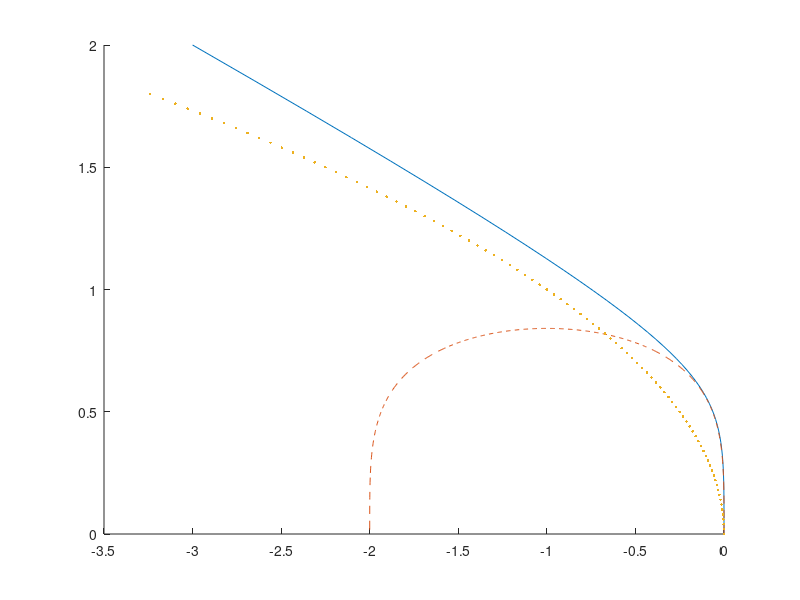

The MATLAB script that drew this image:
% Stability domain of second order extrapolated BDF scheme

% Copyright 2001 P. Wesseling
% This program and its subprograms may be freely used, modified and distributed
% under the GNU General Public License: http://www.gnu.org/copyleft/gpl.html

% Theory is given in Section 5.8 of
% 	P. Wesseling: Principles of Computational Fluid Dynamics
% 	Springer, Heidelberg, 2000 ISBN 3-5453-0. XII, 642 pp.
% See http://ta.twi.tudelft.nl/nw/users/wesseling/cfdbook.html

% This program generates Fig. 5.7  in the book

figure(1), clf, hold on

		% Plot of stability domain
theta = 0:0.01:0.5; theta = theta*pi;
a = (6*cos(theta)-9)./(2*cos(2*theta) - 4*cos(theta)) - 3/2;
b = (sin(theta).*(2-cos(theta)))./(cos(2*theta) - 2*cos(theta));
z = - a - i*b; plot(z)

		% Plot of oval
a = 1; b =(2*a/4)^(1/4); theta = 0:0.002:1; theta = theta*pi;
z =  - a*(1-cos(theta)) + i*b*(sin(theta)).^0.5; plot(z,'--')

		% Plot of parabola
yy = 0:0.02:1.8; b = 1; par = -(yy/b).^2; plot(par,yy,'.')
